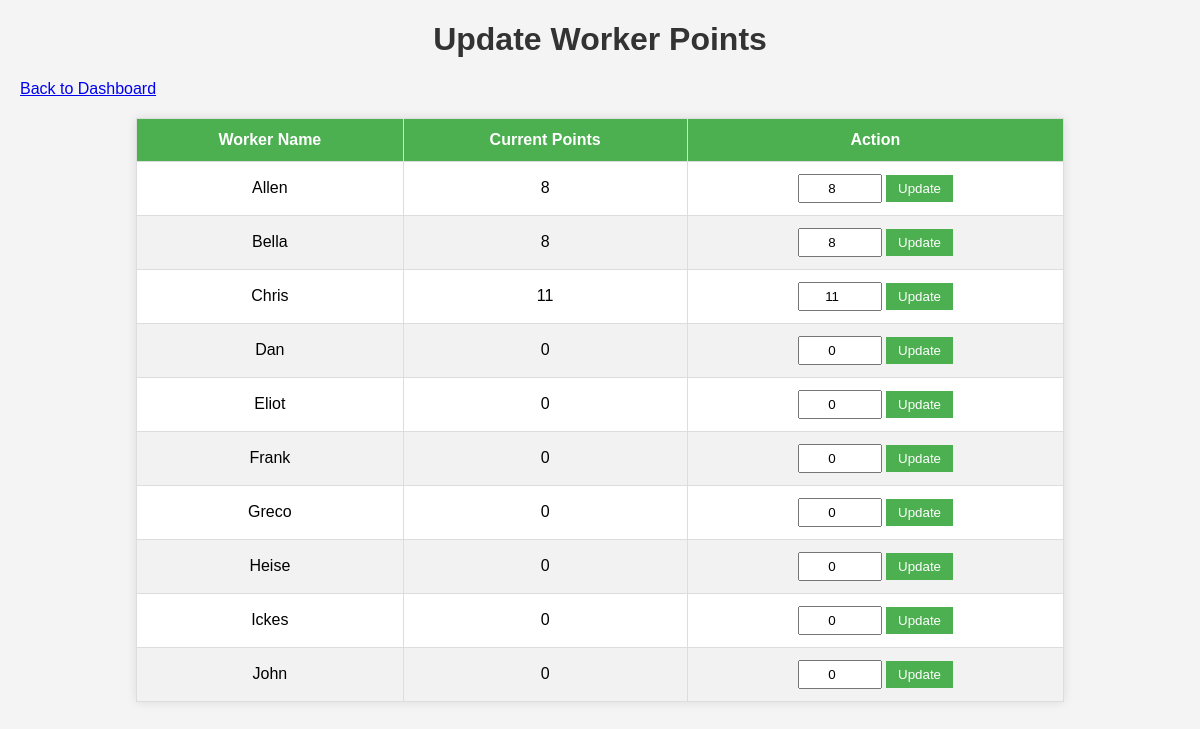
The app's page /admin/update_worker_points (signed in) with its own data.
### models.py (models this page shows, shortened)
class Worker(db.Model, UserMixin):
    id = db.Column(db.Integer, primary_key=True, autoincrement=False)
    name = db.Column(db.String(100), nullable=False)
    role = db.Column(db.String(20), default='worker')
    type = db.Column(db.String(10), nullable=False)
    initial_order = db.Column(db.Integer, nullable=False)
    points = db.Column(db.Integer, default=0)
    traded_points = db.Column(db.Integer, default=0)
    password_hash = db.Column(db.String(128), nullable=False)
    schedules = db.relationship('Schedule', backref='worker', lazy=True)
    sequences = db.relationship('WorkerSequence', back_populates='worker', lazy=True)

### routes.py (the view)
    @login_required
    def wrapper(*args, **kwargs):
        if current_user.role != 'admin':
            flash('Access denied: Admins only.')
            return redirect(url_for('main.index'))
        return func(*args, **kwargs)

### app.py (called while the page is built)
@login_manager.user_loader
def load_user(user_id):
    from models import Admin, Worker
    admin = db.session.get(Admin, int(user_id))  # Updated to Session.get
    if admin:
        return admin
    worker = db.session.get(Worker, int(user_id))  # Updated to Session.get
    if worker:
        return worker
    return None

### routes.py (called while the page is built, shortened)
def admin_required(func):
    @login_required
    def wrapper(*args, **kwargs):
        if current_user.role != 'admin':
            flash('Access denied: Admins only.')
            return redirect(url_for('main.index'))
        return func(*args, **kwargs)
    wrapper.__name__ = func.__name__
    return wrapper

@main.route('/admin/update_worker_points', methods=['GET', 'POST'])
@admin_required  # Restricts access to admins only
def update_worker_points():
    workers = Worker.query.all()
    return render_template('admin/update_worker_points.html', workers=workers)

### templates/admin/update_worker_points.html (shortened to what this page needs)
<!DOCTYPE html>
<html lang="en">
<head>
</head>
<body>
    <h1>Update Worker Points</h1>
    <a href="{{ url_for('main.admin_dashboard') }}">Back to Dashboard</a>
    <table>
        <thead>
            <tr>
                <th>Worker Name</th>
                <th>Current Points</th>
                <th>Action</th>
            </tr>
        </thead>
        <tbody>
            {% for worker in workers %}
            <tr>
                <td>{{ worker.name }}</td>
                <td>{{ worker.points }}</td>
                <td>
                    <form method="POST" action="{{ url_for('main.update_worker_points') }}">
                        <input type="number" name="points" value="{{ worker.points }}" min="0">
                        <input type="submit" value="Update">
                    </form>
                </td>
            </tr>
            {% endfor %}
        </tbody>
    </table>
</body>
</html>

### templates/admin/update_worker_points.html (style rules this page uses)
body { font-family: Arial, sans-serif; margin: 20px; background-color: #f4f4f4; }
h1 { color: #333; text-align: center; }
table { width: 80%; margin: 20px auto; border-collapse: collapse; background-color: #fff; box-shadow: 0 0 10px rgba(0, 0, 0, 0.1); }
th, td { padding: 12px; border: 1px solid #ddd; text-align: center; }
th { background-color: #4CAF50; color: white; }
tr:nth-child(even) { background-color: #f2f2f2; }
form { display: inline-block; }
input[type="number"] { width: 70px; padding: 5px; text-align: center; }
input[type="submit"] { background-color: #4CAF50; color: white; border: none; padding: 6px 12px; cursor: pointer; }

### records on screen
Worker: name "Allen", points "8"
Worker: name "Bella", points "8"
Worker: name "Chris", points "11"
Worker: name "Dan", points "0"
Worker: name "Eliot", points "0"
Worker: name "Frank", points "0"
Worker: name "Greco", points "0"
Worker: name "Heise", points "0"
Worker: name "Ickes", points "0"
Worker: name "John", points "0"
